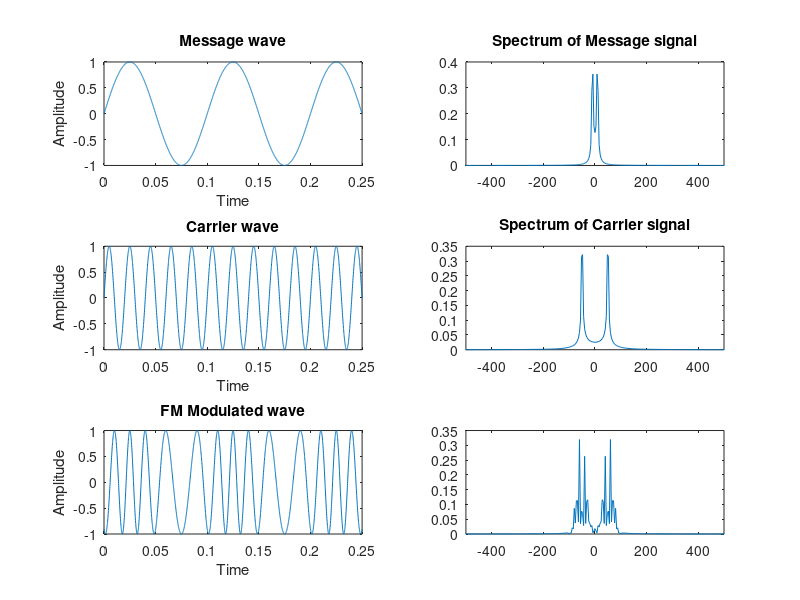
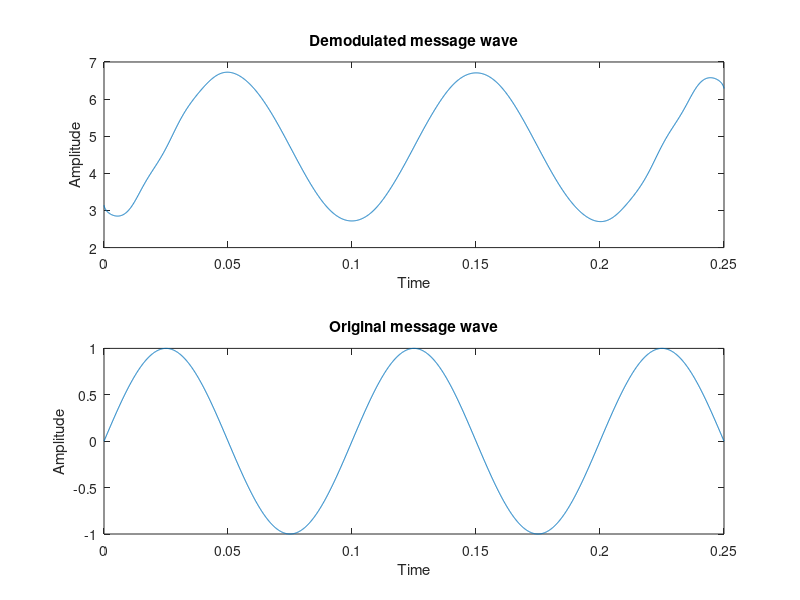

These figures' MATLAB source, in order:
% FM Modulation and Demodulation
clc; clear all; close all;
fm = 10;
fc=50;
t=0:.0001:.25 ;
N=length(t);
fs = 1 / (t(2) - t(1));
kf=2;
%message
x=sin(2*pi*fm*t);
subplot(321);
plot(t,x);
title("Message wave"); xlabel("Time");ylabel("Amplitude");
%Carrier
y=sin(2*pi*fc*t);
subplot(323);
plot(t, y);
title("Carrier wave"); xlabel("Time");ylabel("Amplitude");
%fm wave
fmsg=sin(2*pi*fc*t - kf*cos(2*pi*fm*t));
subplot(325);
plot(t, fmsg);
title("FM Modulated wave"); xlabel("Time");ylabel("Amplitude");
%spectra
f=linspace(-fs/2, fs/2, N);
sfm=fftshift(abs(fft(x)))/N;
subplot(322);
plot(f,sfm);
title("Spectrum of Message signal"); xlim([-500 500]);
sfc=fftshift(abs(fft(y)))/N;
subplot(324);
plot(f,sfc);
title("Spectrum of Carrier signal"); xlim([-500 500]);
sm=fftshift(abs(fft(fmsg)))/N;
subplot(326);
plot(f,sm);
xlim([-500 500]);
%demod
figure;
subplot(211);
z=hilbert(fmsg);
inst_phase=unwrap(angle(z));
offset=2*pi*fc*t;
demodulatedSignal= (inst_phase - offset);
plot(t, demodulatedSignal)
title("Demodulated message wave"); xlabel("Time");ylabel("Amplitude");
subplot(212);
plot(t, x);
title("Original message wave"); xlabel("Time");ylabel("Amplitude");
